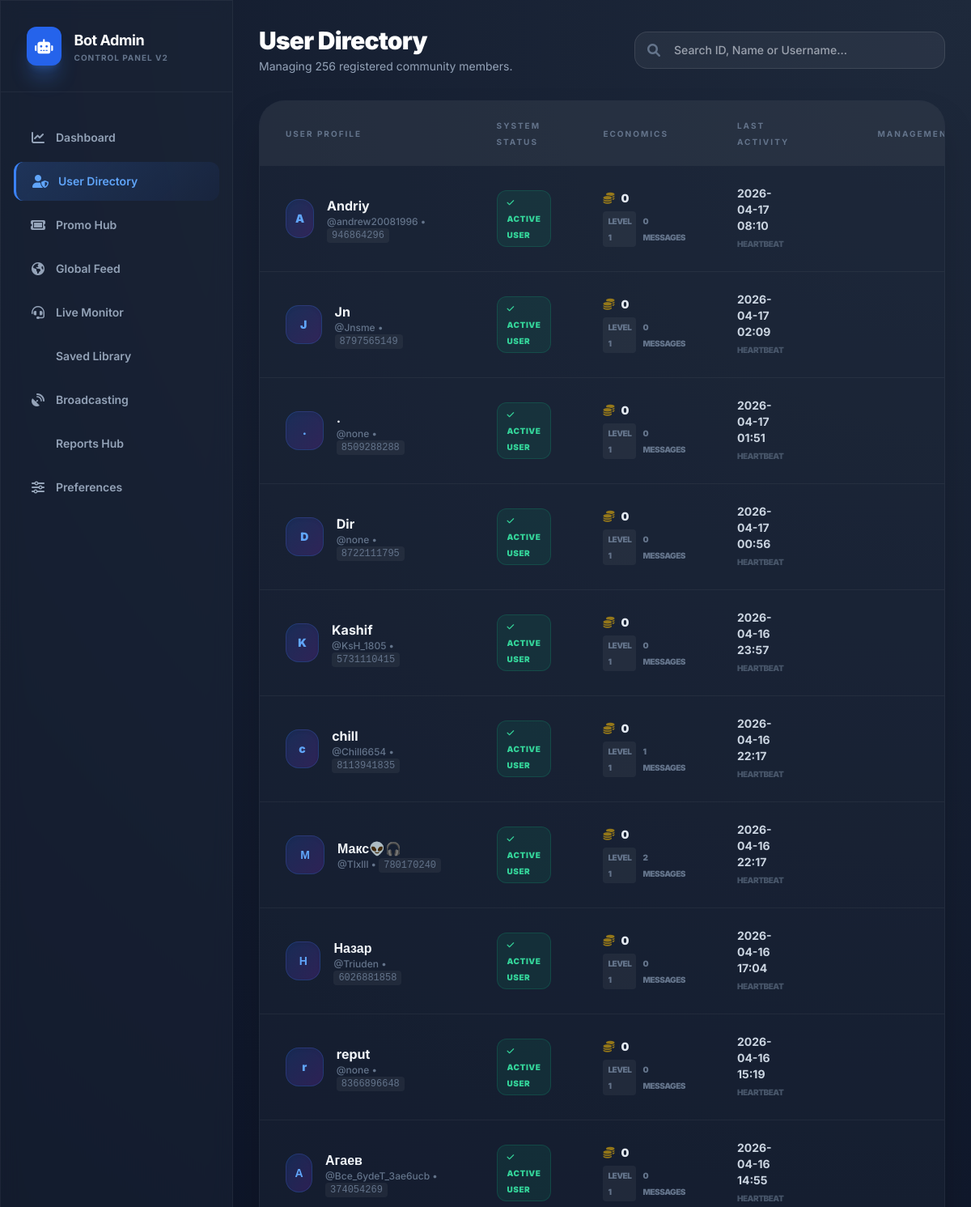
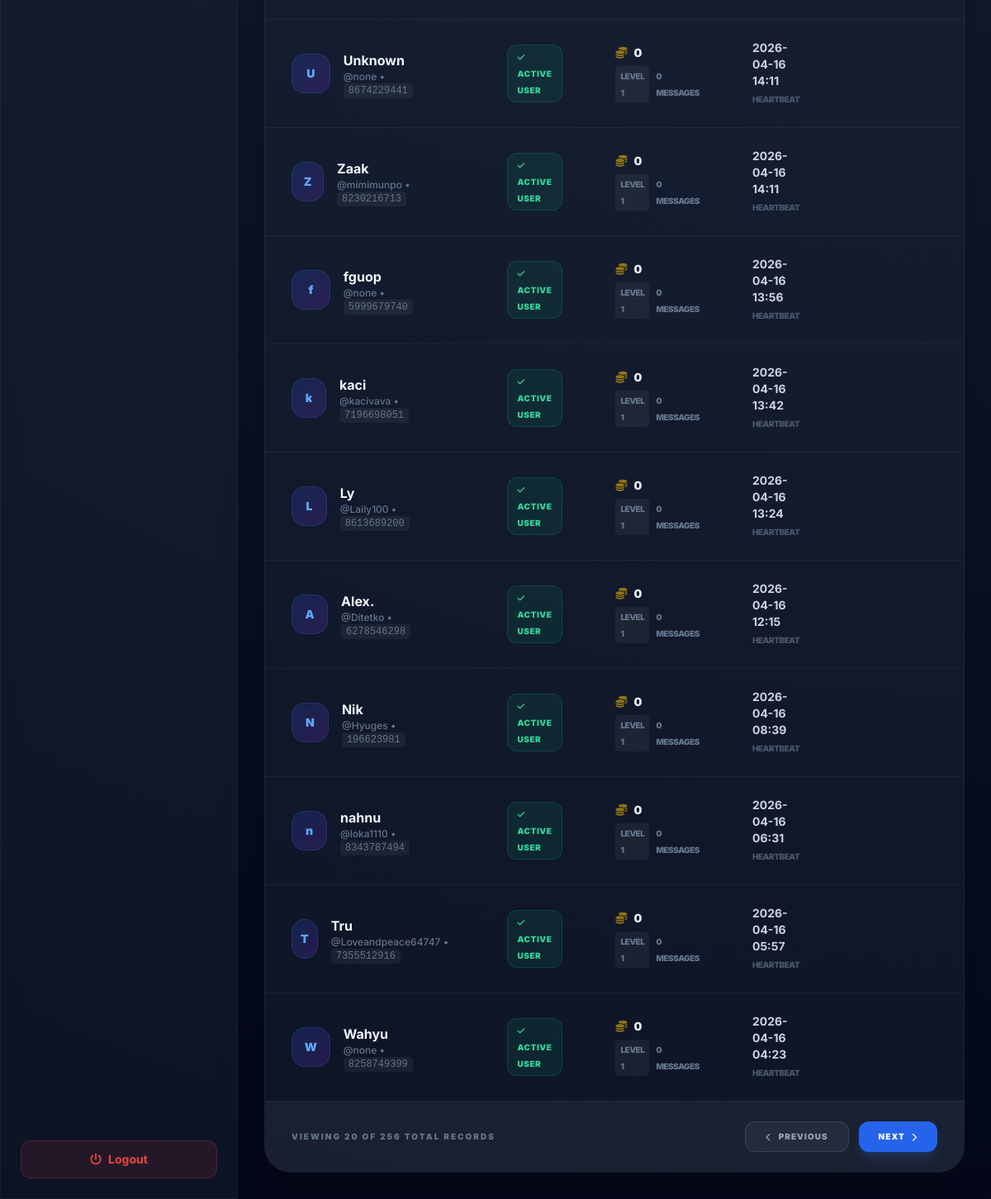
/users?page=4&search= (signed in), run on the app's committed database (2 pictures, top to bottom).
### tables this page shows
CREATE TABLE users (
                user_id INTEGER PRIMARY KEY,
                username TEXT DEFAULT '',
                first_name TEXT DEFAULT '',
                last_name TEXT DEFAULT '',
                gender TEXT DEFAULT '',
                age INTEGER DEFAULT 0,
                interests TEXT DEFAULT '',
                language TEXT DEFAULT 'en',
                gender_pref TEXT DEFAULT 'any',
                is_banned INTEGER DEFAULT 0,
                is_vip INTEGER DEFAULT 0,
                ban_reason TEXT DEFAULT '',
                total_chats INTEGER DEFAULT 0,
                total_messages INTEGER DEFAULT 0,
                rating_sum INTEGER DEFAULT 0,
                rating_count INTEGER DEFAULT 0,
                last_active INTEGER DEFAULT 0,
                last_partner_id INTEGER DEFAULT 0,
                flood_count INTEGER DEFAULT 0,
                flood_window_start INTEGER DEFAULT 0,
                coins INTEGER DEFAULT 0,
                xp INTEGER DEFAULT 0,
                level INTEGER DEFAULT 1,
                referral_code TEXT DEFAULT '',
                referred_by INTEGER DEFAULT 0,
                last_daily_reward INTEGER DEFAULT 0,
                daily_chats_count INTEGER DEFAULT 0,
                daily_messages_count INTEGER DEFAULT 0,
                last_mission_reset INTEGER DEFAULT 0,
                created_at INTEGER DEFAULT 0,
                updated_at INTEGER DEFAULT 0
            , daily_streak INTEGER DEFAULT 0, media_ban_until INTEGER DEFAULT 0, latitude REAL DEFAULT 0.0, longitude REAL DEFAULT 0.0, country TEXT DEFAULT '', city TEXT DEFAULT '', match_region TEXT DEFAULT 'global', referral_reward_paid INTEGER DEFAULT 0, referral_cash REAL DEFAULT 0.0);

### web_admin/app.py (the view)
@app.route('/users')
@login_required
def users_list():
    page = request.args.get('page', 1, type=int)
    search = request.args.get('search', '').strip()
    limit = 20
    offset = (page - 1) * limit
    c = db.conn.cursor()
    if search:
        if search.isdigit():
            c.execute("SELECT * FROM users WHERE user_id = ? OR first_name LIKE ? ORDER BY last_active DESC LIMIT ? OFFSET ?", (int(search), f"%{search}%", limit, offset))
        else:
            c.execute("SELECT * FROM users WHERE first_name LIKE ? OR username LIKE ? ORDER BY last_active DESC LIMIT ? OFFSET ?", (f"%{search}%", f"%{search}%", limit, offset))
        count_c = db.conn.cursor()
        if search.isdigit():
            count_c.execute("SELECT COUNT(*) FROM users WHERE user_id = ? OR first_name LIKE ?", (int(search), f"%{search}%"))
        else:
            count_c.execute("SELECT COUNT(*) FROM users WHERE first_name LIKE ? OR username LIKE ?", (f"%{search}%", f"%{search}%"))
        total_items = count_c.fetchone()[0]
    else:
        c.execute("SELECT * FROM users ORDER BY last_active DESC LIMIT ? OFFSET ?", (limit, offset))
        total_items = db.get_user_count()
    total_pages = (total_items + limit - 1) // limit
    users = [dict(row) for row in c.fetchall()]
    for u in users:
        if u['first_name'] and len(u['first_name']) > 50:
            u['first_name'] = u['first_name'][:47] + "..."
        if u['username'] and len(u['username']) > 50:
            u['username'] = u['username'][:47] + "..."
    return render_template('users.html', users=users, page=page, total_pages=total_pages, search=search, total_items=total_items)

### database.py (called while the page is built)
    def get_user_count(self):
        c = self.conn.cursor()
        c.execute("SELECT COUNT(*) as cnt FROM users")
        return c.fetchone()['cnt']

### web_admin/app.py (called while the page is built)
@app.template_filter('datetime')
def format_datetime(value):
    return time.strftime('%Y-%m-%d %H:%M', time.localtime(value))

def login_required(f):
    @wraps(f)
    def decorated_function(*args, **kwargs):
        if not session.get('logged_in'):
            return redirect(url_for('login', next=request.url))
        return f(*args, **kwargs)
    return decorated_function

### web_admin/templates/users.html (shortened to what this page needs)
{% extends "layout.html" %}
{% block content %}
<div class="space-y-8 fade-in">
    <div class="flex flex-col md:flex-row md:items-center justify-between gap-6">
        <div>
            <h2 class="text-3xl font-black text-white tracking-tight">User Directory</h2>
            <p class="text-slate-400 mt-1 text-sm">Managing {{ total_items }} registered community members.</p>
        </div>
        <form action="{{ url_for('users_list') }}" method="GET" class="flex w-full md:w-96">
            <div class="relative w-full group">
                <i class="fa-solid fa-magnifying-glass absolute left-4 top-1/2 -translate-y-1/2 text-slate-500 group-focus-within:text-blue-500 transition-colors"></i>
                <input type="text" name="search" value="{{ search }}" placeholder="Search ID, Name or Username..."
                       class="w-full bg-white/5 border border-white/10 rounded-2xl pl-12 pr-4 py-3 outline-none focus:border-blue-500 focus:ring-1 focus:ring-blue-500 transition-all text-sm font-medium">
            </div>
        </form>
    </div>
    <div class="glass rounded-[32px] overflow-hidden border border-white/5 shadow-2xl">
        <div class="overflow-x-auto text-sm">
            <table class="w-full text-left">
                <thead>
                    <tr class="bg-white/5 text-slate-500 text-[10px] uppercase tracking-[0.2em] font-black">
                        <th class="px-8 py-5">User Profile</th>
                        <th class="px-8 py-5">System Status</th>
                        <th class="px-8 py-5">Economics</th>
                        <th class="px-8 py-5">Last Activity</th>
                        <th class="px-8 py-5 text-right">Management</th>
                    </tr>
                </thead>
                <tbody class="divide-y divide-white/5">
                    {% for user in users %}
                    <tr class="hover:bg-white/5 transition-colors group">
                        <td class="px-8 py-6">
                            <div class="flex items-center gap-4">
                                <div class="w-12 h-12 rounded-2xl bg-gradient-to-br from-blue-600/20 to-purple-600/20 flex items-center justify-center font-black text-blue-400 border border-blue-500/20 shadow-inner">
                                    {{ user.first_name[0] if user.first_name else '?' }}
                                </div>
                                <div>
                                    <p class="font-bold text-slate-100 text-base">{{ user.first_name or 'Unknown User' }}</p>
                                    <p class="text-xs text-slate-500 font-medium">@{{ user.username or 'none' }} • <code class="bg-white/5 px-1.5 py-0.5 rounded">{{ user.user_id }}</code></p>
                                </div>
                            </div>
                        </td>
                        <td class="px-8 py-6">
                            <div class="flex flex-wrap gap-2">
                                {% if user.is_banned %}
                                <span class="bg-red-500/10 text-red-400 px-3 py-1 rounded-xl text-[10px] font-black uppercase tracking-wider border border-red-500/20">
                                    <i class="fa-solid fa-ban mr-1"></i> Restricted
                                </span>
                                {% else %}
                                <span class="bg-emerald-500/10 text-emerald-400 px-3 py-1 rounded-xl text-[10px] font-black uppercase tracking-wider border border-emerald-500/20">
                                    <i class="fa-solid fa-check mr-1"></i> Active User
                                </span>
                                {% endif %}
                            </div>
                        </td>
                        <td class="px-8 py-6">
                            <div class="space-y-1.5">
                                <div class="flex items-center gap-2 text-slate-200 font-black text-sm">
                                    <i class="fa-solid fa-coins text-yellow-500/60"></i>
                                    <span>{{ user.coins }}</span>
                                </div>
                                <div class="flex items-center gap-2 text-slate-500 text-[10px] font-black uppercase tracking-tighter">
                                    <span class="bg-white/5 px-1.5 py-0.5 rounded">Level {{ user.level or 1 }}</span>
                                    <span>{{ user.total_messages }} Messages</span>
                                </div>
                            </div>
                        </td>
                        <td class="px-8 py-6">
                            <p class="text-slate-300 font-bold mb-0.5">{{ user.last_active|datetime }}</p>
                            <p class="text-[10px] text-slate-600 font-black uppercase tracking-tighter">Heartbeat</p>
                        </td>
                        <td class="px-8 py-6">
                        </td>
                    </tr>
                    {% else %}
                    <tr>
                        <td colspan="5" class="px-8 py-20 text-center text-slate-600 font-bold uppercase tracking-widest bg-white/5">No Match Found</td>
                    </tr>
                    {% endfor %}
                </tbody>
            </table>
        </div>
        <div class="px-8 py-6 border-t border-white/5 bg-white/5 flex flex-col md:flex-row items-center justify-between gap-4">
            <p class="text-[10px] text-slate-500 font-black uppercase tracking-[0.2em]">Viewing {{ users|length }} of {{ total_items }} total records</p>
            <div class="flex gap-3">
                {% if page > 1 %}
                <a href="{{ url_for('users_list', page=page-1, search=search) }}" class="px-6 py-2.5 bg-white/5 hover:bg-white/10 rounded-xl text-[10px] font-black uppercase tracking-widest transition-all border border-white/10 text-slate-400 hover:text-white flex items-center gap-2">
                    <i class="fa-solid fa-chevron-left"></i> Previous
                </a>
                {% endif %}
                {% if page < total_pages %}
                <a href="{{ url_for('users_list', page=page+1, search=search) }}" class="px-6 py-2.5 bg-blue-600 hover:bg-blue-500 rounded-xl text-[10px] font-black uppercase tracking-widest transition-all shadow-lg shadow-blue-500/20 text-white flex items-center gap-2">
                    Next <i class="fa-solid fa-chevron-right"></i>
                </a>
                {% endif %}
            </div>
        </div>
    </div>
</div>
{% endblock %}

### web_admin/templates/layout.html (style rules this page uses)
body { background: radial-gradient(circle at top right, #1e293b, #0f172a, #020617); color: #f8fafc; font-family: 'Inter', sans-serif; }
.glass { background: rgba(30, 41, 59, 0.4); backdrop-filter: blur(12px); border: 1px solid rgba(255, 255, 255, 0.05); }
.fade-in { animation: fadeIn 0.4s ease-out forwards; }

### data on the page
users: first_name "A", first_name "Andriy", username "andrew20081996", user_id "946864296", is_banned 0 (drawn), coins "0", level "1", total_messages "0", last_active "2026-04-17 08:10"
users: first_name "J", first_name "Jn", username "Jnsme", user_id "8797565149", is_banned 0 (drawn), coins "0", level "1", total_messages "0", last_active "2026-04-17 02:09"
users: first_name ".", username "none", user_id "8509288288", is_banned 0 (drawn), coins "0", level "1", total_messages "0", last_active "2026-04-17 01:51"
users: first_name "D", first_name "Dir", username "none", user_id "8722111795", is_banned 0 (drawn), coins "0", level "1", total_messages "0", last_active "2026-04-17 00:56"
users: first_name "K", first_name "Kashif", username "KsH_1805", user_id "5731110415", is_banned 0 (drawn), coins "0", level "1", total_messages "0", last_active "2026-04-16 23:57"
users: first_name "c", first_name "chill", username "Chill6654", user_id "8113941835", is_banned 0 (drawn), coins "0", level "1", total_messages "1", last_active "2026-04-16 22:17"
users: first_name "М", first_name "Макс👽🎧", username "Tlxlll", user_id "780170240", is_banned 0 (drawn), coins "0", level "1", total_messages "2", last_active "2026-04-16 22:17"
users: first_name "Н", first_name "Назар", username "Triuden", user_id "6026881858", is_banned 0 (drawn), coins "0", level "1", total_messages "0", last_active "2026-04-16 17:04"
users: first_name "r", first_name "reput", username "none", user_id "8366896648", is_banned 0 (drawn), coins "0", level "1", total_messages "0", last_active "2026-04-16 15:19"
users: first_name "А", first_name "Агаев", username "Bce_6ydeT_3ae6ucb", user_id "374054269", is_banned 0 (drawn), coins "0", level "1", total_messages "0", last_active "2026-04-16 14:55"
users: first_name "U", first_name "Unknown", username "none", user_id "8674229441", is_banned 0 (drawn), coins "0", level "1", total_messages "0", last_active "2026-04-16 14:11"
users: first_name "Z", first_name "Zaak", username "mimimunpo", user_id "8230216713", is_banned 0 (drawn), coins "0", level "1", total_messages "0", last_active "2026-04-16 14:11"
users: first_name "f", first_name "fguop", username "none", user_id "5999679740", is_banned 0 (drawn), coins "0", level "1", total_messages "0", last_active "2026-04-16 13:56"
users: first_name "k", first_name "kaci", username "kacivava", user_id "7196698051", is_banned 0 (drawn), coins "0", level "1", total_messages "0", last_active "2026-04-16 13:42"
users: first_name "L", first_name "Ly", username "Laily100", user_id "8613689200", is_banned 0 (drawn), coins "0", level "1", total_messages "0", last_active "2026-04-16 13:24"
users: first_name "A", first_name "Alex.", username "Ditetko", user_id "6278546298", is_banned 0 (drawn), coins "0", level "1", total_messages "0", last_active "2026-04-16 12:15"
users: first_name "N", first_name "Nik", username "Hyuges", user_id "196623981", is_banned 0 (drawn), coins "0", level "1", total_messages "0", last_active "2026-04-16 08:39"
users: first_name "n", first_name "nahnu", username "loka1110", user_id "8343787494", is_banned 0 (drawn), coins "0", level "1", total_messages "0", last_active "2026-04-16 06:31"
users: first_name "T", first_name "Tru", username "Loveandpeace64747", user_id "7355512916", is_banned 0 (drawn), coins "0", level "1", total_messages "0", last_active "2026-04-16 05:57"
users: first_name "W", first_name "Wahyu", username "none", user_id "8258749399", is_banned 0 (drawn), coins "0", level "1", total_messages "0", last_active "2026-04-16 04:23"

### other printed values
{{ total_items }} "256"
{{ users|length }} "20"
